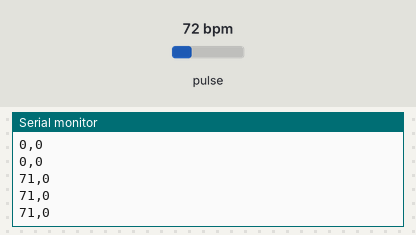
A sketch run on a simulated Arduino Uno, built with avr-gcc and run on an emulated ATmega328P. On the bench: the last lines printed to the serial monitor. The test bench sets the inputs (shaded band); at power-on: pulse 72 bpm.

Above: at 1.2 s.
1.3 s: pulse set to 42 bpm
At 2.29 s:
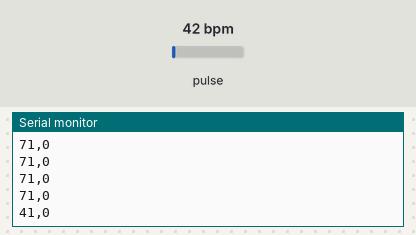
2.8 s: pulse set to 70 bpm
At 2.81 s:
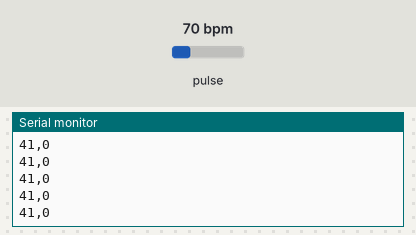
Timing chart, 0 to 5.8 s (numbered marks = the images above; inputs shaded):
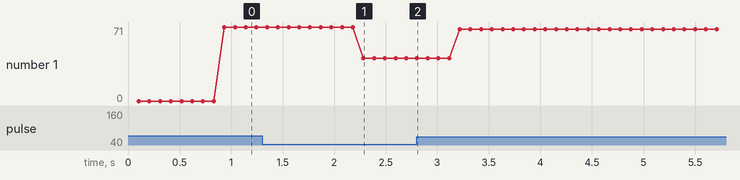

Measured:
- after the input at 1.3 s, the serial monitor: prints a new line after 0.98 s (image 1)
- plotted number 1: 71 → 41 after the input at 1.3 s, 41 → 69 after the input at 2.8 s

The sketch:

0528.ino
```cpp
#include <PulseSensorPlayground.h>

#define PULSE_SENSOR_COUNT 2

const int PULSE_INPUT0 = A0;
const int PULSE_INPUT1 = A1;

const int THRESHOLD0 = 550;
const int THRESHOLD1 = 550;

const unsigned long TIMEOUT = 5000;  // 超时时间：5 秒无输入归零

PulseSensorPlayground pulseSensor(PULSE_SENSOR_COUNT);

unsigned long lastBeatTime[2] = {0, 0};
unsigned long lastValidBeat[2] = {0, 0};  // 记录上次有效心跳时间
unsigned long beatInterval[2] = {0, 0};
int bpmValues[2] = {0, 0};

void setup() {
  Serial.begin(9600);  // 和 Processing 端一致

  // 设置传感器 0
  pulseSensor.analogInput(PULSE_INPUT0, 0);
  pulseSensor.setThreshold(THRESHOLD0, 0);

  // 设置传感器 1
  pulseSensor.analogInput(PULSE_INPUT1, 1);
  pulseSensor.setThreshold(THRESHOLD1, 1);

  pulseSensor.begin();
}

void loop() {
  unsigned long now = millis();

  for (int i = 0; i < PULSE_SENSOR_COUNT; i++) {
    if (pulseSensor.sawStartOfBeat(i)) {
      beatInterval[i] = now - lastBeatTime[i];
      lastBeatTime[i] = now;
      lastValidBeat[i] = now;

      int bpm = 60000 / beatInterval[i];
      if (bpm >= 40 && bpm <= 180) {
        bpmValues[i] = bpm;
      }
    }

    // 超过 TIMEOUT 时间未检测到新心跳，自动归零
    if (now - lastValidBeat[i] > TIMEOUT) {
      bpmValues[i] = 0;
    }
  }

  // 每 100ms 输出一次数据
  static unsigned long lastPrint = 0;
  if (now - lastPrint >= 100) {
    lastPrint = now;
    Serial.print(bpmValues[0]);
    Serial.print(",");
    Serial.println(bpmValues[1]);
  }

  delay(10);  // 减少 CPU 占用
}
```
